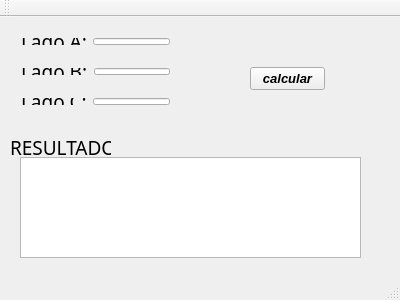
<?xml version="1.0" encoding="UTF-8"?>
<ui version="4.0">
 <class>MainWindow</class>
 <widget class="QMainWindow" name="MainWindow">
  <property name="geometry">
   <rect>
    <x>0</x>
    <y>0</y>
    <width>400</width>
    <height>300</height>
   </rect>
  </property>
  <property name="windowTitle">
   <string>PROJETO TRIÂNGULO</string>
  </property>
  <widget class="QWidget" name="centralWidget">
   <widget class="QLabel" name="label_4">
    <property name="geometry">
     <rect>
      <x>10</x>
      <y>120</y>
      <width>101</width>
      <height>21</height>
     </rect>
    </property>
    <property name="font">
     <font>
      <family>Indie Flower</family>
      <pointsize>14</pointsize>
     </font>
    </property>
    <property name="text">
     <string>RESULTADO</string>
    </property>
   </widget>
   <widget class="QTextEdit" name="textEditResultado">
    <property name="geometry">
     <rect>
      <x>20</x>
      <y>140</y>
      <width>341</width>
      <height>101</height>
     </rect>
    </property>
   </widget>
   <widget class="QPushButton" name="pushButton">
    <property name="geometry">
     <rect>
      <x>250</x>
      <y>50</y>
      <width>75</width>
      <height>23</height>
     </rect>
    </property>
    <property name="font">
     <font>
      <family>Arial</family>
      <pointsize>10</pointsize>
      <weight>75</weight>
      <italic>true</italic>
      <bold>true</bold>
     </font>
    </property>
    <property name="text">
     <string>calcular</string>
    </property>
   </widget>
   <widget class="QWidget" name="">
    <property name="geometry">
     <rect>
      <x>10</x>
      <y>10</y>
      <width>171</width>
      <height>29</height>
     </rect>
    </property>
    <layout class="QHBoxLayout" name="horizontalLayout">
     <item>
      <widget class="QLabel" name="label">
       <property name="font">
        <font>
         <family>Indie Flower</family>
         <pointsize>14</pointsize>
        </font>
       </property>
       <property name="text">
        <string>Lado A:</string>
       </property>
      </widget>
     </item>
     <item>
      <widget class="QLineEdit" name="lineEditLadoA"/>
     </item>
    </layout>
   </widget>
   <widget class="QWidget" name="">
    <property name="geometry">
     <rect>
      <x>10</x>
      <y>40</y>
      <width>171</width>
      <height>29</height>
     </rect>
    </property>
    <layout class="QHBoxLayout" name="horizontalLayout_2">
     <item>
      <widget class="QLabel" name="label_2">
       <property name="font">
        <font>
         <family>Indie Flower</family>
         <pointsize>14</pointsize>
        </font>
       </property>
       <property name="text">
        <string>Lado B:</string>
       </property>
      </widget>
     </item>
     <item>
      <widget class="QLineEdit" name="lineEditLadoB"/>
     </item>
    </layout>
   </widget>
   <widget class="QWidget" name="">
    <property name="geometry">
     <rect>
      <x>10</x>
      <y>70</y>
      <width>171</width>
      <height>29</height>
     </rect>
    </property>
    <layout class="QHBoxLayout" name="horizontalLayout_3">
     <item>
      <widget class="QLabel" name="label_3">
       <property name="font">
        <font>
         <family>Indie Flower</family>
         <pointsize>14</pointsize>
        </font>
       </property>
       <property name="text">
        <string>Lado C:</string>
       </property>
      </widget>
     </item>
     <item>
      <widget class="QLineEdit" name="lineEditLadoC"/>
     </item>
    </layout>
   </widget>
  </widget>
  <widget class="QMenuBar" name="menuBar">
   <property name="geometry">
    <rect>
     <x>0</x>
     <y>0</y>
     <width>400</width>
     <height>21</height>
    </rect>
   </property>
  </widget>
  <widget class="QToolBar" name="mainToolBar">
   <attribute name="toolBarArea">
    <enum>TopToolBarArea</enum>
   </attribute>
   <attribute name="toolBarBreak">
    <bool>false</bool>
   </attribute>
  </widget>
  <widget class="QStatusBar" name="statusBar"/>
 </widget>
 <layoutdefault spacing="6" margin="11"/>
 <resources/>
 <connections/>
</ui>
